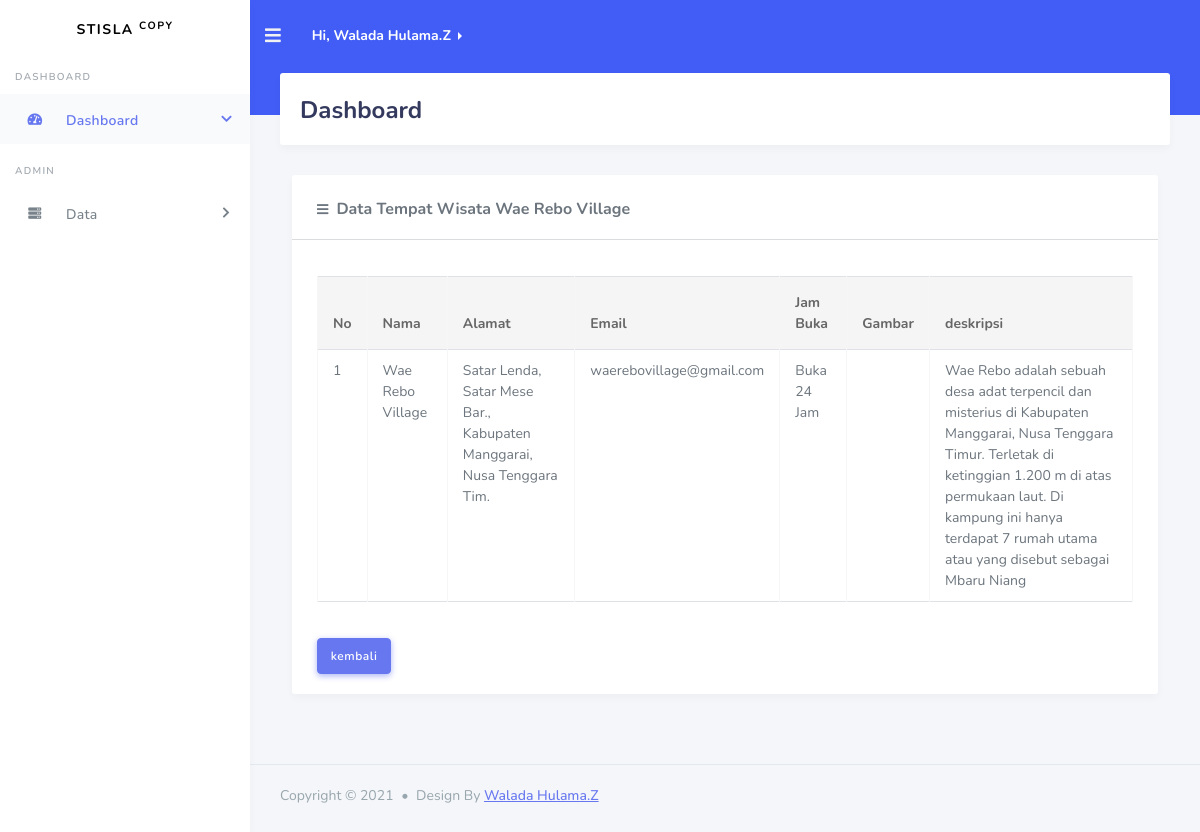
Screenshot of /admin/detail.php?id=14 with the database file from the repository.
### tables this page shows
CREATE TABLE `wisata` (
  `id` int(11) NOT NULL,
  `nama` varchar(225) NOT NULL,
  `alamat` longtext NOT NULL,
  `email` varchar(225) NOT NULL,
  `jam_buka` varchar(225) NOT NULL,
  `img` varchar(225) NOT NULL,
  `deskripsi` longtext NOT NULL
);

### koneksi.php (called while the page is built)
<?php
$server = "localhost";
$user = "root";
$password = "";
$database  = "db_ujipraktek";
$conn = mysqli_connect($server, $user, $password, $database);
function query($query)
{
    global $conn;
    $result = mysqli_query($conn, $query);
    $data = [];
    while ($isi = mysqli_fetch_assoc($result)) {
        $data[] = $isi;
    }
    return $data;
}
?>

### admin/detail.php (the view, shortened to what this page needs)
<?php
require '../koneksi.php';
$id = $_GET['id'];
$wisata = query("SELECT * FROM wisata WHERE id = $id")[0];
?>
<!DOCTYPE html>
<html lang="en">
<head>
  <link href="https://cdn.jsdelivr.net/npm/bootstrap@5.0.0-beta3/dist/css/bootstrap.min.css" rel="stylesheet">
  <link rel="stylesheet" href="https://use.fontawesome.com/releases/v5.7.2/css/all.css">
  <link href="https://cdn.jsdelivr.net/npm/bootstrap@5.0.0-beta2/dist/css/bootstrap.min.css" rel="stylesheet">
  <link rel="stylesheet" href="../template/summernote/dist/summernote-bs4.css">
  <link rel="stylesheet" href="../template/css/style.css">
  <link rel="stylesheet" href="../template/css/components.css">
</head>
<body>
  <div id="app">
    <div class="main-wrapper">
      <div class="navbar-bg"></div>
      <nav class="navbar navbar-expand-lg main-navbar">
        <form class="form-inline">
          <ul class="navbar-nav me-3">
            <li><a href="#" data-toggle="sidebar" class="nav-link nav-link-lg"><i class="fas fa-bars"></i></a></li>
          </ul>
        </form>
        <div class="dropdown dropend">
          <a style="text-decoration: none; font-size: 14px;" class=" fw-bold dropdown-toggle text-white" type="button" id="dropdownMenu2" data-bs-toggle="dropdown" aria-expanded="false">
            Hi, Walada Hulama.Z
          </a>
        </div>
      </nav>
      <div class="main-sidebar">
        <aside id="sidebar-wrapper">
          <div class="sidebar-brand">
            <a href="index.html">Stisla <sup>Copy</sup></a>
          </div>
          <ul class="sidebar-menu">
              <li class="menu-header">Dashboard</li>
              <li class="nav-item dropdown active">
                <a href="#" class="nav-link has-dropdown"><i class="fas fa-tachometer-alt"></i><span>Dashboard</span></a>
              </li>
              <li class="menu-header">Admin</li>
              <li class="nav-item dropdown">
                <a href="#" class="nav-link has-dropdown" data-toggle="dropdown"><i class="fas fa-server"></i><span>Data</span></a>
              </li>
        </aside>
      </div>
      <div class="main-content">
        <section class="section">
          <div class="section-header">
            <h1>Dashboard</h1>
          </div>
          <div class="container-fluid">
            <div class="card">
                <div class="card-body">
                  <h6 class="card-title"><i class="fas fa-bars me-2 mt-2"></i>Data Tempat Wisata <?= $wisata['nama'] ?></h6>
                </div><hr style="margin-top: -8px;">
                <div class="card-body">
                  <div class="table-responsive">
                    <table class="table table-bordered table-md table-hover">
                      <thead>
                        <tr>
                          <th>No</th>
                          <th>Nama</th>
                          <th>Alamat</th>
                          <th>Email</th>
                          <th>Jam Buka</th>
                          <th>Gambar</th>
                          <th>deskripsi</th>
                        </tr>
                      </thead>
                      <tbody>
                        <tr>
                          <td><?= 1 ?></td>
                          <td><?= $wisata['nama'] ?></td>
                          <td><?= $wisata['alamat'] ?></td>
                          <td><?= $wisata['email'] ?></td>
                          <td><?= $wisata['jam_buka'] ?></td>
                          <td><img src="<?= $wisata['img'] ?>" width="100px" alt=""></td>
                          <td><?= $wisata['deskripsi'] ?></td>
                      </tr>
                      </tbody>
                    </table>
                  </div>
                </div>
                <div class="card-body" style="margin-top: -20px;">
                    <a href="index.php" class="btn btn-primary">kembali</a>
                </div>
              </div>
          </div>
        </section>
      </div>
      <footer class="main-footer">
        <div class="footer-left">
          Copyright &copy; 2021 <div class="bullet"></div> Design By <a href="https://github.com/waladahlmzaqi">Walada Hulama.Z</a>
        </div>
      </footer>
    </div>
  </div>
</body>
</html>

### rows the page displays
wisata: nama "Wae Rebo Village", alamat "Satar Lenda, Satar Mese Bar., Kabupaten Manggarai, Nusa Tenggara Tim.", email "waerebovillage@gmail.com", jam_buka "Buka 24 Jam", deskripsi "Wae Rebo adalah sebuah desa adat terpencil dan misterius di Kabupaten Manggarai, Nusa Tenggara Timur. Terletak di ketinggian 1.200 m di atas permukaan laut. Di kampung ini hanya terdapat 7 rumah utama atau yang disebut sebagai Mbaru Niang"
